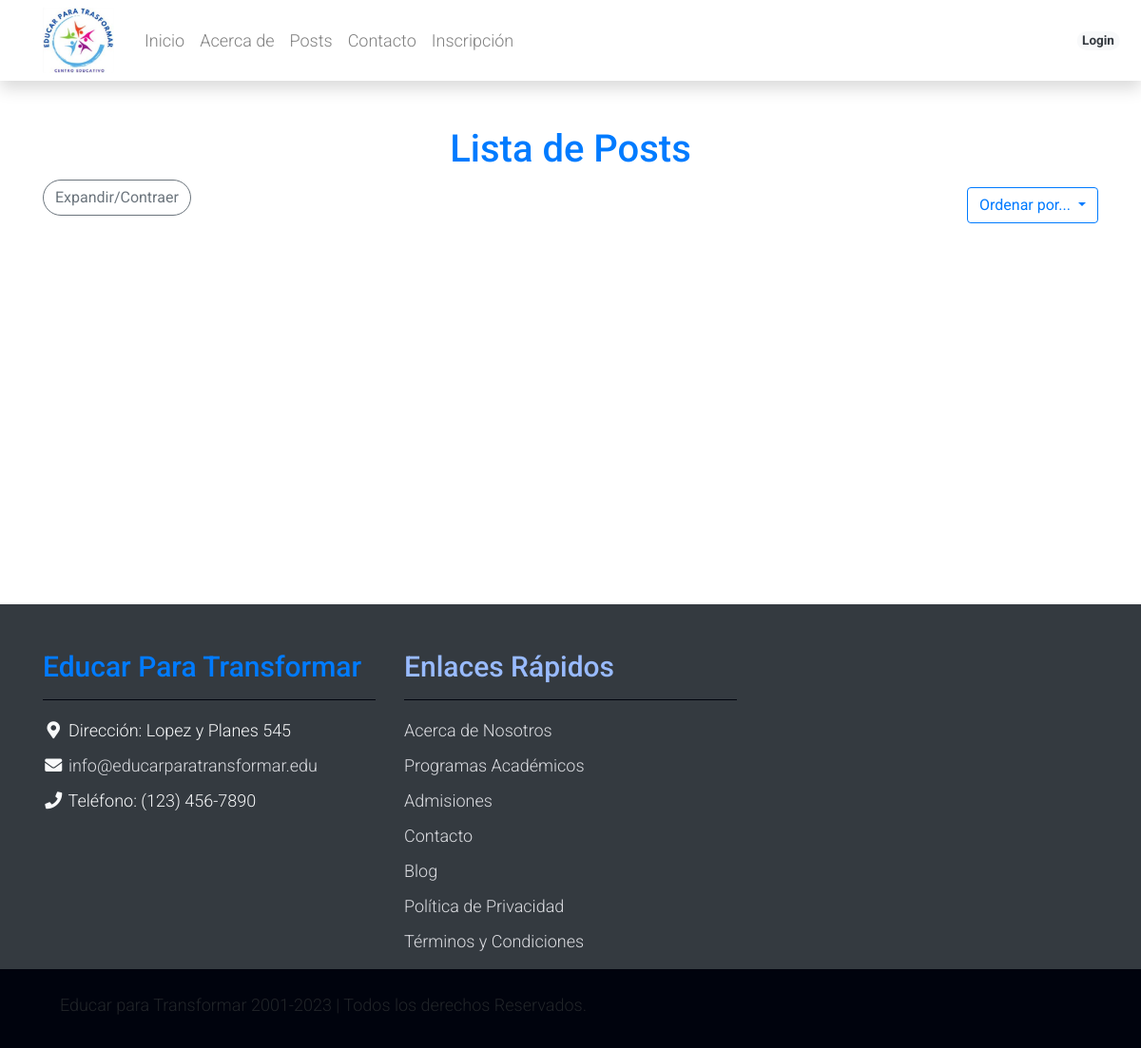
/posts/, run on an earlier commit of the app's database.
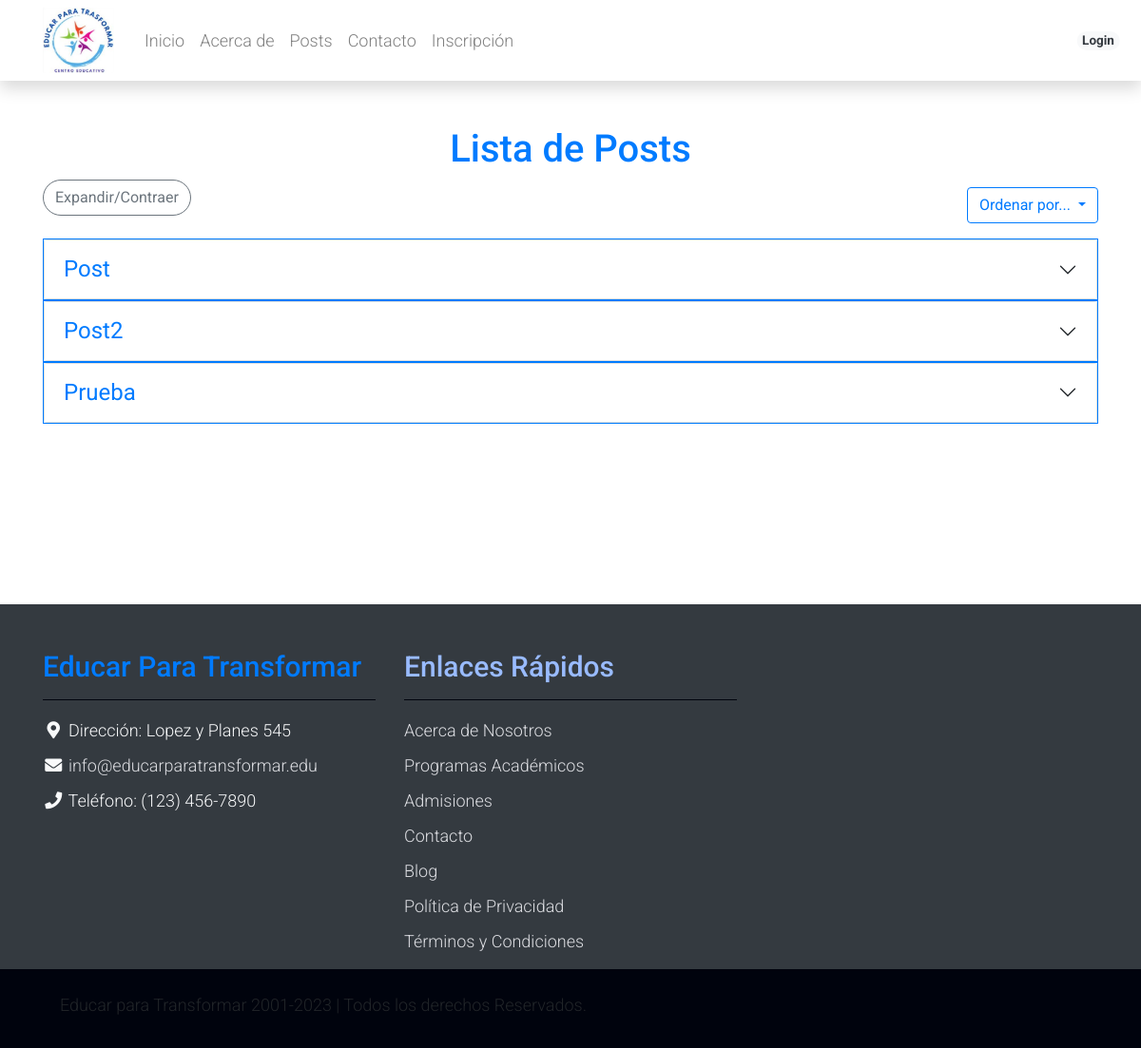
And on a later commit of the database.
### apps/posts/models.py (models this page shows, shortened)
class Post(models.Model):
    titulo = models.CharField(max_length=50, null=False)
    subtitulo = models.CharField(max_length=100, null=True, blank=True)
    fecha = models.DateTimeField(auto_now_add=True)
    texto = models.TextField(null=False)
    activo = models.BooleanField(default=True)
    categoria = models.ForeignKey(
        Categoria, on_delete=models.SET_NULL, null=True, default='Sin Categoria')
    imagen = models.ImageField(
        null=True, blank=True, upload_to='media/', default='static/post_default.png')
    publicado = models.DateTimeField(default=timezone.now)
    usuario = models.ForeignKey(Usuario, on_delete=models.CASCADE, default=1)
    class Meta:
        ordering = ['-publicado']

### apps/posts/views.py (the view)
# urls.py: path('posts/', PostListView.as_view(), name='posts'),
class PostListView(ListView):
    model = Post
    template_name = "posts/posts.html"
    context_object_name = "posts"
    def get_queryset(self):
        sort_order = self.request.GET.get('sort', 'desc')
        if sort_order == 'asc':
            return Post.objects.filter(activo=True).order_by('fecha')
        elif sort_order == 'a':
            return Post.objects.filter(activo=True).order_by('titulo')
        elif sort_order == 'z':
            return Post.objects.filter(activo=True).order_by('-titulo')
        else:
            return Post.objects.filter(activo=True).order_by('-fecha')

### apps/posts/models.py (called while the page is built)
    def __str__(self):
        return self.nombre

### templates/posts/posts.html (shortened to what this page needs)
{% extends 'base.html' %}
{%load static%}
{%block content %}
<head>
    <link rel="stylesheet" href="https://cdn.jsdelivr.net/npm/bootstrap@5.2.1/dist/css/bootstrap.min.css">
    <link rel="stylesheet" href="https://stackpath.bootstrapcdn.com/bootstrap/4.5.2/css/bootstrap.min.css">
</head>
<body>
    <div class="container mt-5">
        <h1 class="text-center text-primary">Lista de Posts</h1>
        <button id="expandirContraerBtn" class="btn btn-outline-secondary rounded-pill text-align-left"
            style="float: left;">Expandir/Contraer</button>
        <div class="my-3 d-grid gap-2 d-md-flex justify-content-md-end">
            <div class="btn-group" role="group">
                <button type="button" class="btn btn-outline-primary dropdown-toggle" data-bs-toggle="dropdown"
                    aria-expanded="false">
                    Ordenar por...
                </button>
            </div>
        </div>
        <ul class=" list-group">
            {% for post in posts%}
            {% if post.activo %}
            <span class="border border-primary">
                <div class="card accordion accordion-flush" id="accordionFlushExample">
                    <div class="accordion-item">
                        <h2 class="accordion-header">
                            <button class="font-size-large text-primary accordion-button collapsed" type="button"
                                data-bs-toggle="collapse" data-bs-target="#flush-collapse-{{ post.pk }}"
                                aria-expanded="false" aria-controls="flush-collapse-{{ post.pk }}">
                                {{ post.titulo }}
                            </button>
                        </h2>
                    </div>
                </div>
            </span>
            {% endif %}
            {% endfor %}
        </ul>
    </div>
</body>
{%endblock%}

What changed in the data, as far as the page shows it:
added Post: titulo "Post"
added Post: titulo "Post2"
added Post: titulo "Prueba"
